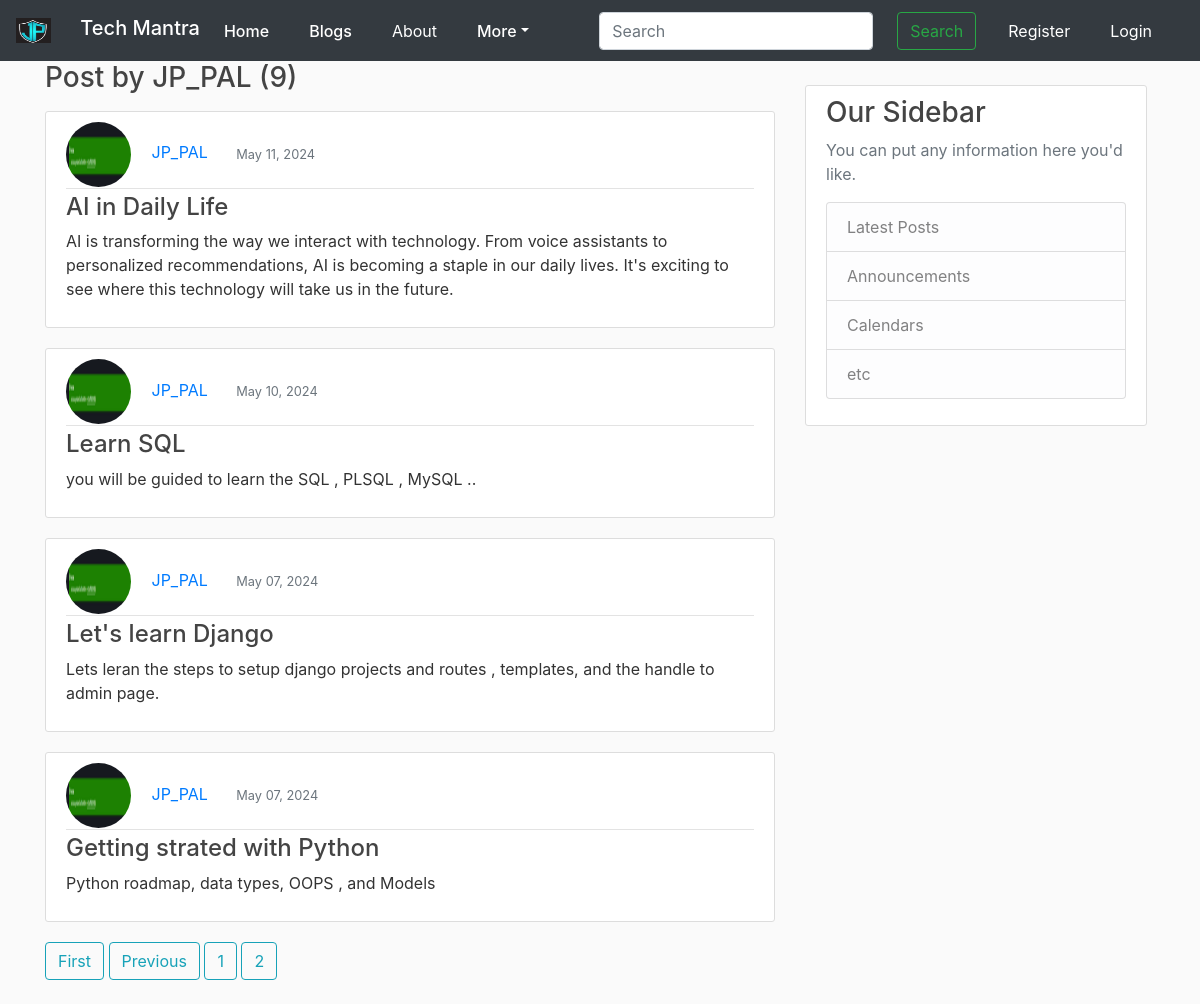
Page /user/JP_PAL?page=2 on the committed database.
### blog_app/models.py (models this page shows, shortened)
class Post(models.Model): #inheriting model form models , so each class is now going to be it's own table in database
    title= models.CharField(max_length=100) #title is aatribute of table , each attribute will be different field in database
    content = models.TextField()
    date_posted = models.DateTimeField(default=timezone.now) # or can use: auto_now_add=True, for last_update
    author = models.ForeignKey(User, on_delete=models.CASCADE) #the post models having relation to user as a one to Many

### users/models.py (models this page shows, shortened)
class Profile(models.Model):
    user = models.OneToOneField(User, on_delete=models.CASCADE) #one to one realtionship with profile user , cascade- delete user then delete profile
    image = models.ImageField(default='default.jpg',upload_to='profile_pics') #profile_pics the directory

### blog_app/views.py (the view)
# urls.py: path('user/<str:username>',UserPostListView.as_view(), name='user-posts'),
class UserPostListView(ListView):
    model = Post    #querying the post model
    template_name = 'blog_app/user_posts.html'
    context_object_name = 'posts' #bcz list view will be looking the post as the object name
    paginate_by = 5
    def get_queryset(self):
        user = get_object_or_404(User , username = self.kwargs.get('username')) #KWARGS IS query param
        return Post.objects.filter(author = user).order_by('-date_posted')

### blog_app/templates/blog_app/user_posts.html (shortened to what this page needs)
{% extends "blog_app/base.html" %}
{% block content %}
<h3 class="mb-3"> Post by {{ view.kwargs.username }} ({{ page_obj.paginator.count }})</h3>
    {% for post in posts %}
    <article class="media content-section">
        <div class="media-body">
            <div class="article-metadata">
                <img class="rounded-circle article-img" src="{{ post.author.profile.image.url }}">
                <a class="mr-4" href="{% url 'user-posts' post.author.username %}">{{ post.author }}</a>
                <small class="text-muted">
                {{ post.date_posted|date:"F d, Y" }}
                </small>
            </div>
            <h4><a class="article-title" href="{% url 'post-detail' post.id %}">{{ post.title }}</a></h4>
            <p class="article-content">{{ post.content }}</p>
        </div>
    </article>
    {% endfor %}
    {% if is_paginated %}
       {% if page_obj.has_previous %}
           <a href="?page=1" class="btn btn-outline-info mb-4">First</a>
           <a href="?page={{ page_obj.previous_page_number }}" class="btn btn-outline-info mb-4">Previous</a>
       {% endif  %}
        {% for num in page_obj.paginator.page_range %}
            {% if page_obj.number == num %}
            <a href="?page={{ num }}" class="btn btn-outline-info mb-4"> {{ num }}</a>
                {% elif num > page_obj.number|add:'-3' and num < page_obj.number|add:'3' %}
                    <a href="?page={{ num }}" class="btn btn-outline-info mb-4"> {{ num }}</a>
            {% endif %}
        {% endfor %}
    {% endif %}
{% endblock content  %}

### blog_app/static/blog_app/main.css (style rules this page uses)
body { background: #fafafa; color: #333333; }
h1, h2, h3, h4, h5, h6 { color: #444444; }
.content-section { background: #ffffff; padding: 10px 20px; border: 1px solid #dddddd; border-radius: 3px; margin-bottom: 20px; }
.article-title { color: #444444; }
.article-content { white-space: pre-line; }
.article-img { height: 65px; width: 65px; margin-right: 16px; }
.article-metadata { padding-bottom: 1px; margin-bottom: 4px; border-bottom: 1px solid #e3e3e3 }

### rows in the picture
Post: author.profile.image (picture), author "JP_PAL", date_posted "May 11, 2024", title "AI in Daily Life", content "AI is transforming the way we interact with technology. From voice assistants to personalized recommendations, AI is becoming a staple in our daily lives. It's exciting to see where this technology will take us in the future."
Post: author.profile.image (picture), author "JP_PAL", date_posted "May 10, 2024", title "Learn SQL", content "you will be guided to learn the SQL , PLSQL , MySQL .."
Post: author.profile.image (picture), author "JP_PAL", date_posted "May 07, 2024", title "Let's learn Django", content "Lets leran the steps to setup django projects and routes , templates, and the handle to admin page."
Post: author.profile.image (picture), author "JP_PAL", date_posted "May 07, 2024", title "Getting strated with Python", content "Python roadmap, data types, OOPS , and Models"

### other values in the picture
{{ view.kwargs.username }} "JP_PAL"
{{ page_obj.paginator.count }} "9"
{{ num }} "1"
{{ num }} "2"
